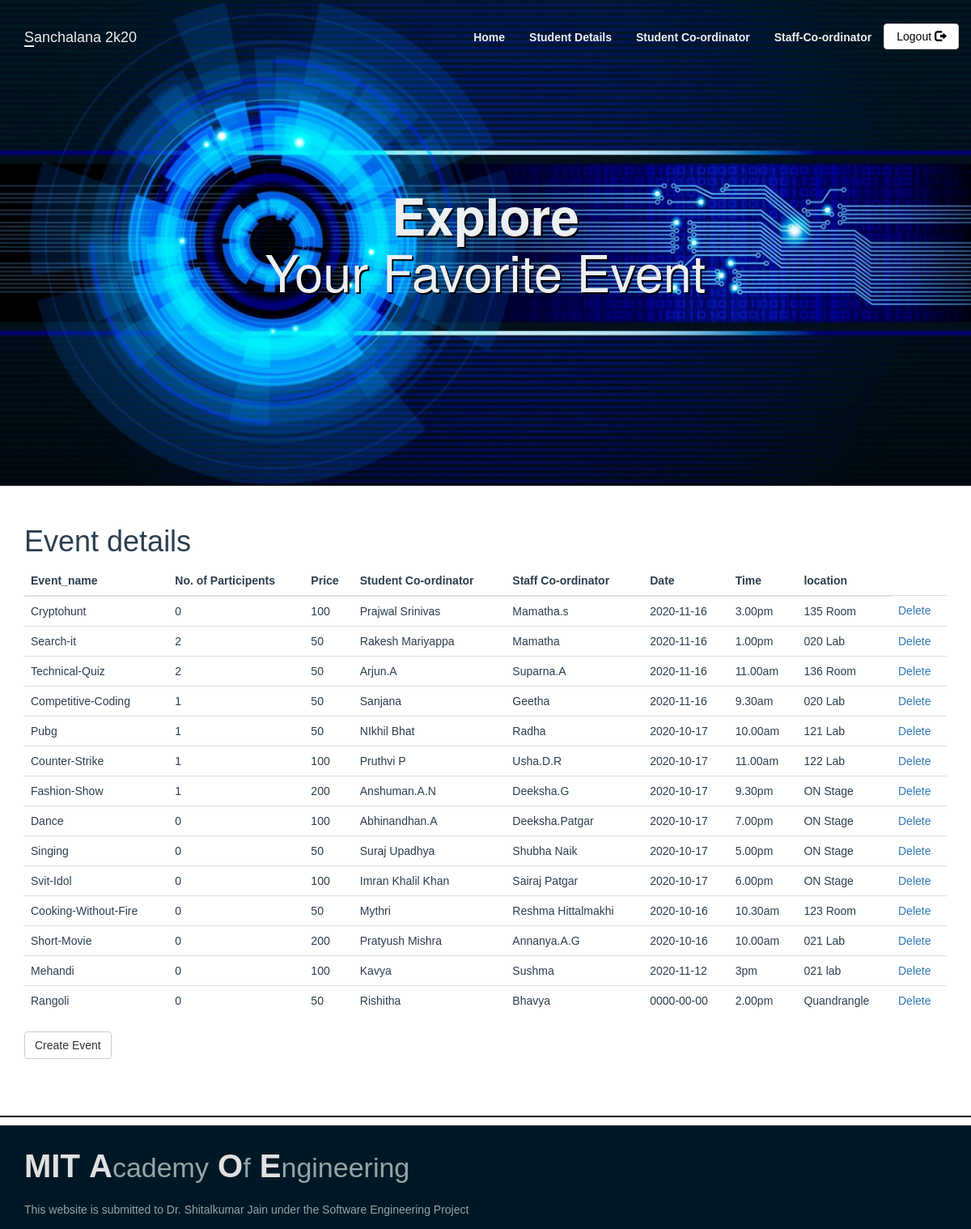
/adminPage.php, run on the app's committed database.
### tables this page shows
CREATE TABLE `staff_coordinator` (
  `stid` int(11) NOT NULL,
  `name` varchar(100) NOT NULL,
  `phone` varchar(10) DEFAULT NULL,
  `event_id` int(11) DEFAULT NULL
);

CREATE TABLE `events` (
  `event_id` int(11) NOT NULL,
  `event_title` varchar(50) NOT NULL,
  `event_price` int(11) DEFAULT NULL,
  `participents` int(100) DEFAULT 0,
  `img_link` text DEFAULT NULL,
  `type_id` int(11) DEFAULT NULL
);

CREATE TABLE `student_coordinator` (
  `sid` int(11) NOT NULL,
  `st_name` varchar(100) NOT NULL,
  `phone` varchar(10) DEFAULT NULL,
  `event_id` int(11) DEFAULT NULL
);

CREATE TABLE `event_info` (
  `event_id` int(10) NOT NULL,
  `Date` date DEFAULT NULL,
  `time` varchar(20) NOT NULL,
  `location` varchar(300) NOT NULL
);

### adminPage.php (the view, shortened to what this page needs)
<?php
include_once 'classes/db1.php';
$result = mysqli_query($conn,"SELECT * FROM staff_coordinator s ,event_info ef ,student_coordinator st,events e where e.event_id= ef.event_id and e.event_id= s.event_id and e.event_id= st.event_id");
?>
<!DOCTYPE html>
<html>
<head>
</head>
    <body>
<?php include 'utils/adminHeader.php'?>
        <div class = "content">
            <div class = "container">
            <h1>Event details</h1>
            <?php
if (mysqli_num_rows($result) > 0) {
?>
                <table class="table table-hover" >
                    <thead>
                        <tr>
                            <th>Event_name</th>
                            <th>No. of Participents</th>
                            <th>Price</th>
                            <th>Student Co-ordinator</th>
                            <th>Staff Co-ordinator</th>
                            <th>Date</th>
                            <th>Time</th>
                            <th>location </th>
                        </tr>
                    </thead>
                    <tbody>
                        <?php
                     while($row = mysqli_fetch_array($result)){
                            echo '<tr>';
                             echo '<td>' . $row['event_title'] . '</td>';
                            echo '<td>' . $row['participents'] . '</td>';
                            echo '<td>' . $row['event_price'] . '</td>';
                            echo '<td>' . $row['st_name'] . '</td>';
                            echo '<td>' . $row['name'] . '</td>';
                            echo '<td>'.$row['Date'].'</td>';
                            echo '<td>'.$row['time'].'</td>';
                            echo '<td>'.$row['location'].'</td>';
                            echo '<td>'
                            .'<a class="delete" href="deleteEvent.php?id='.$row['event_id'].'">Delete</a> '
                            .'</td>';
                            echo '</tr>';
                        }
                        ?>
                    </tbody>
                </table>
<?php
}
?>
                <a class="btn btn-default" href = "createEventForm.php">Create Event</a>
            </div>
        </div>
        <?php require 'utils/footer.php'; ?>
    </body>
</html>

### css/style.css (style rules this page uses)
body { overflow-x: hidden; }
.content { font-family: Arial, Helvetica, sans-serif; color: #2C3E50; }

### data on the page
staff_coordinator: event.event_title "Cryptohunt", event.participents "0", event.event_price "100", student_coordinator.st_name "Prajwal Srinivas", name "Mamatha.s", event_info.Date "2020-11-16", event_info.time "3.00pm", event_info.location "135 Room"
staff_coordinator: event.event_title "Search-it", event.participents "2", event.event_price "50", student_coordinator.st_name "Rakesh Mariyappa", name "Mamatha", event_info.Date "2020-11-16", event_info.time "1.00pm", event_info.location "020 Lab"
staff_coordinator: event.event_title "Technical-Quiz", event.participents "2", event.event_price "50", student_coordinator.st_name "Arjun.A", name "Suparna.A", event_info.Date "2020-11-16", event_info.time "11.00am", event_info.location "136 Room"
staff_coordinator: event.event_title "Competitive-Coding", event.participents "1", event.event_price "50", student_coordinator.st_name "Sanjana", name "Geetha", event_info.Date "2020-11-16", event_info.time "9.30am", event_info.location "020 Lab"
staff_coordinator: event.event_title "Pubg", event.participents "1", event.event_price "50", student_coordinator.st_name "NIkhil Bhat", name "Radha", event_info.Date "2020-10-17", event_info.time "10.00am", event_info.location "121 Lab"
staff_coordinator: event.event_title "Counter-Strike", event.participents "1", event.event_price "100", student_coordinator.st_name "Pruthvi P", name "Usha.D.R", event_info.Date "2020-10-17", event_info.time "11.00am", event_info.location "122 Lab"
staff_coordinator: event.event_title "Fashion-Show", event.participents "1", event.event_price "200", student_coordinator.st_name "Anshuman.A.N", name "Deeksha.G", event_info.Date "2020-10-17", event_info.time "9.30pm", event_info.location "ON Stage"
staff_coordinator: event.event_title "Dance", event.participents "0", event.event_price "100", student_coordinator.st_name "Abhinandhan.A", name "Deeksha.Patgar", event_info.Date "2020-10-17", event_info.time "7.00pm", event_info.location "ON Stage"
staff_coordinator: event.event_title "Singing", event.participents "0", event.event_price "50", student_coordinator.st_name "Suraj Upadhya", name "Shubha Naik", event_info.Date "2020-10-17", event_info.time "5.00pm", event_info.location "ON Stage"
staff_coordinator: event.event_title "Svit-Idol", event.participents "0", event.event_price "100", student_coordinator.st_name "Imran Khalil Khan", name "Sairaj Patgar", event_info.Date "2020-10-17", event_info.time "6.00pm", event_info.location "ON Stage"
staff_coordinator: event.event_title "Cooking-Without-Fire", event.participents "0", event.event_price "50", student_coordinator.st_name "Mythri", name "Reshma Hittalmakhi", event_info.Date "2020-10-16", event_info.time "10.30am", event_info.location "123 Room"
staff_coordinator: event.event_title "Short-Movie", event.participents "0", event.event_price "200", student_coordinator.st_name "Pratyush Mishra", name "Annanya.A.G", event_info.Date "2020-10-16", event_info.time "10.00am", event_info.location "021 Lab"
staff_coordinator: event.event_title "Mehandi", event.participents "0", event.event_price "100", student_coordinator.st_name "Kavya", name "Sushma", event_info.Date "2020-11-12", event_info.time "3pm", event_info.location "021 lab"
staff_coordinator: event.event_title "Rangoli", event.participents "0", event.event_price "50", student_coordinator.st_name "Rishitha", name "Bhavya", event_info.Date "0000-00-00", event_info.time "2.00pm", event_info.location "Quandrangle"
